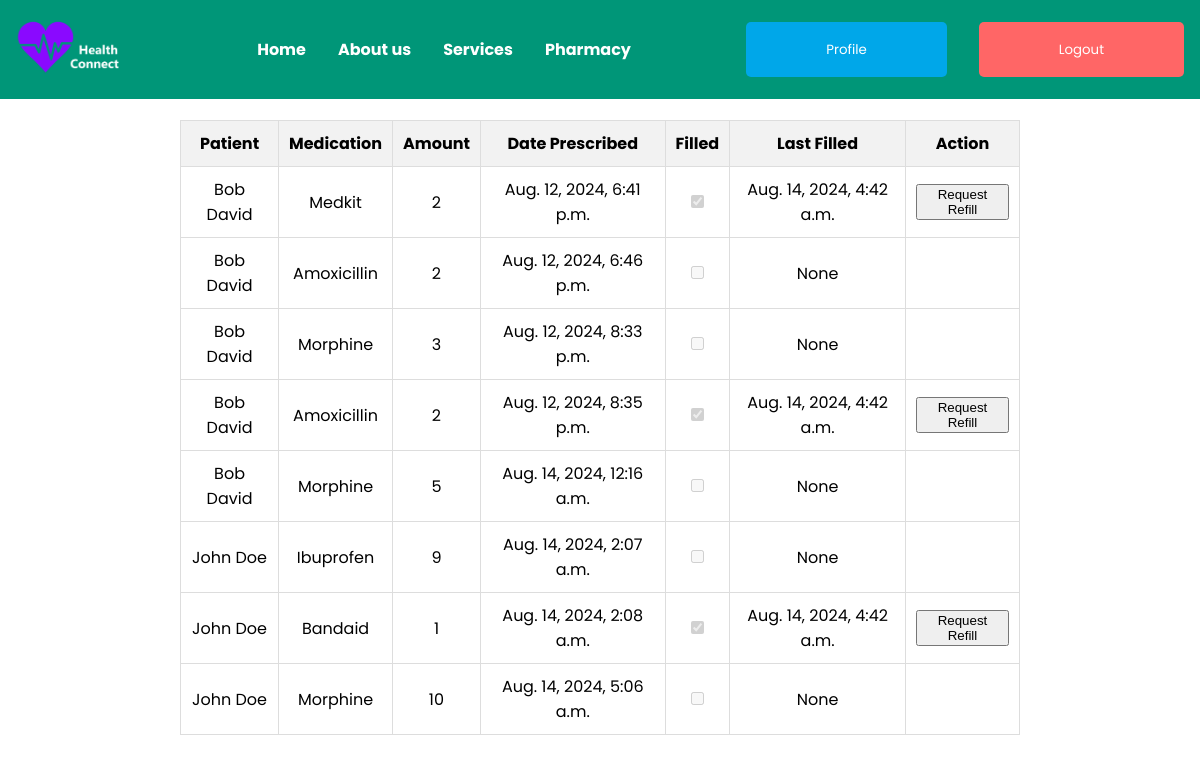
Screenshot of /pharmacy/ (signed in) with the database file from the repository.
### apps/pharmacists/models.py (models this page shows, shortened)
class Prescription(models.Model):
    doctor = models.ForeignKey(Doctor, on_delete=models.CASCADE)
    patient = models.ForeignKey(Patient, on_delete=models.CASCADE)
    drug = models.ForeignKey(Drug, on_delete=models.CASCADE)
    amount = models.PositiveIntegerField()
    date_prescribed = models.DateTimeField(auto_now_add=True)
    is_approved = models.BooleanField(default=False)
    filled = models.BooleanField(default=False)
    last_filled = models.DateTimeField(null=True, blank=True)

class Drug(models.Model):
    name = models.CharField(max_length=255)
    description = models.TextField(blank=True, null=True)

### apps/patients/models.py (models this page shows, shortened)
class Patient(models.Model):
    user = models.OneToOneField(CustomUser, on_delete=models.CASCADE, primary_key=True)
    medical_history = models.ManyToManyField('MedicalRecord', blank=True, related_name='patients')
    primary_doctor = models.ForeignKey(Doctor, on_delete=models.SET_NULL, null=True, related_name='patients')
    prescriptions = models.ManyToManyField('pharmacists.Prescription', blank=True, related_name='patients')
    @property
    def full_name(self):
        return self.user.get_full_name()

### apps/accounts/models.py (models this page shows)
class CustomUser(AbstractUser):
    role = models.CharField(max_length=20)
    birthdate = models.DateField(null=True, blank=True)

### apps/accounts/views.py (the view, shortened to what this page needs)
# urls.py: path('pharmacy/', views.pharmacy, name='pharmacy'),
def pharmacy(request):
    user = request.user
    if hasattr(user, 'pharmacist'):
        prescriptions = Prescription.objects.all()
        if request.method == 'POST':
            prescription_id = request.POST.get('prescription_id')
            prescription = Prescription.objects.get(id=prescription_id)
            prescription.filled = 'filled' in request.POST
            if prescription.filled:
                prescription.last_filled = timezone.now()
            else:
                prescription.last_filled = None
            prescription.save()
        return render(request, 'pharmacist_pharmacy.html', {'prescriptions': prescriptions})
    elif hasattr(user, 'doctor'):
        prescriptions = Prescription.objects.select_related('patient', 'drug').all()
        return render(request, 'doctor_pharmacy.html', {'prescriptions': prescriptions})
    elif hasattr(user, 'nurse'):
        prescriptions = Prescription.objects.select_related('patient', 'drug').all()
        return render(request, 'nurse_pharmacy.html', {'prescriptions': prescriptions})
    else:
        return render(request, 'patient_pharmacy.html')

### apps/doctors/templates/doctor_pharmacy.html (shortened to what this page needs)
{% extends 'pharmacy_base.html' %}

### templates/pharmacy_base.html (shortened to what this page needs)
{% extends 'layout.html' %}
{% block content %}
<table>
    <thead>
        <tr>
            <th>Patient</th>
            <th>Medication</th>
            <th>Amount</th>
            <th>Date Prescribed</th>
            <th>Filled</th>
            <th>Last Filled</th>
            <th>Action</th>
        </tr>
    </thead>
    <tbody>
        {% for prescription in prescriptions %}
        <tr>
            <td>{{ prescription.patient.full_name }}</td>
            <td>{{ prescription.drug.name }}</td>
            <td>{{ prescription.amount }}</td>
            <td>{{ prescription.date_prescribed }}</td>
            <td>
                <input type="checkbox" disabled {% if prescription.filled %}checked{% endif %}>
            </td>
            <td>{{ prescription.last_filled }}</td>
            <td>
                {% if prescription.filled %}
                <form method="post" style="display: inline;">
                    <button type="submit" name="request_refill">Request Refill</button>
                </form>
                {% endif %}
            </td>
        </tr>
        {% endfor %}
    </tbody>
</table>
{% endblock %}

### static/css/styles.css (style rules this page uses)
body { font-family: 'Poppins', sans-serif; margin: 0; padding: 0; }

### templates/layout.html (style rules this page uses)
table { width: 100%; border-collapse: collapse; }
th, td { padding: 10px; text-align: center; border: 1px solid #ddd; }
th { background-color: #f2f2f2; }

### rows the page displays
Prescription: patient.full_name "Bob David", drug.name "Medkit", amount "2", date_prescribed "Aug. 12, 2024, 6:41 p.m.", filled "☑", last_filled "Aug. 14, 2024, 4:42 a.m."
Prescription: patient.full_name "Bob David", drug.name "Amoxicillin", amount "2", date_prescribed "Aug. 12, 2024, 6:46 p.m.", last_filled "None"
Prescription: patient.full_name "Bob David", drug.name "Morphine", amount "3", date_prescribed "Aug. 12, 2024, 8:33 p.m.", last_filled "None"
Prescription: patient.full_name "Bob David", drug.name "Amoxicillin", amount "2", date_prescribed "Aug. 12, 2024, 8:35 p.m.", filled "☑", last_filled "Aug. 14, 2024, 4:42 a.m."
Prescription: patient.full_name "Bob David", drug.name "Morphine", amount "5", date_prescribed "Aug. 14, 2024, 12:16 a.m.", last_filled "None"
Prescription: patient.full_name "John Doe", drug.name "Ibuprofen", amount "9", date_prescribed "Aug. 14, 2024, 2:07 a.m.", last_filled "None"
Prescription: patient.full_name "John Doe", drug.name "Bandaid", amount "1", date_prescribed "Aug. 14, 2024, 2:08 a.m.", filled "☑", last_filled "Aug. 14, 2024, 4:42 a.m."
Prescription: patient.full_name "John Doe", drug.name "Morphine", amount "10", date_prescribed "Aug. 14, 2024, 5:06 a.m.", last_filled "None"
